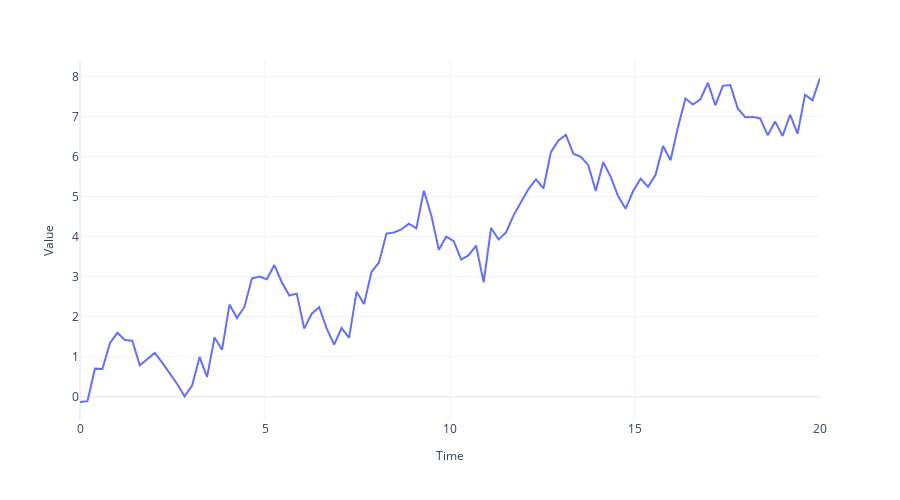

The cell this chart's notebook holds for it:
### Code cell
fig = plot_time_series(regular_time_samples, 
                 timeseries_, 
                 "")
fig.write_image("imgs/chapter_1/non_stationary.png")
fig.show()
